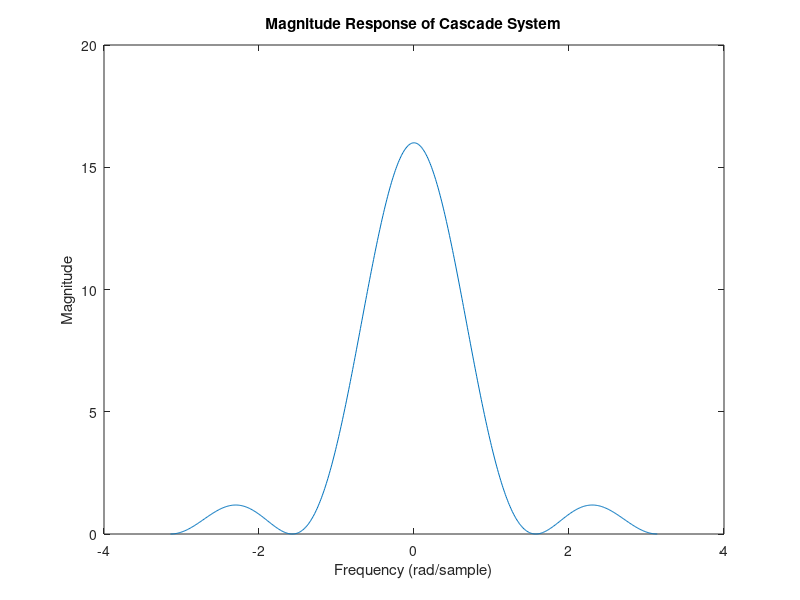

The MATLAB script that drew this image:
w = -pi:0.01:pi; % frequency vector
H = (sin(2*w)./sin(w/2)).^2 .* exp(-j*3*w); % frequency response
plot(w, abs(H)); % plot magnitude
xlabel('Frequency (rad/sample)');
ylabel('Magnitude');
title('Magnitude Response of Cascade System');